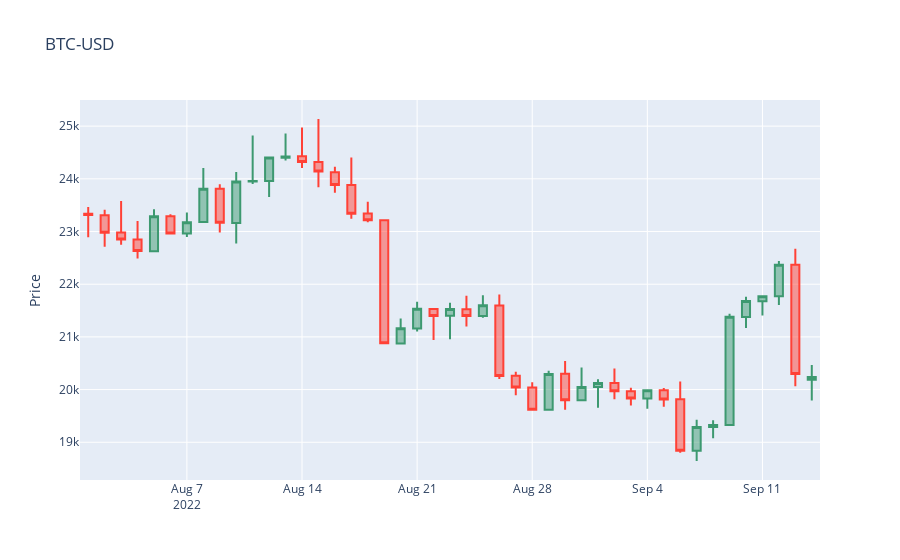

Source (notebook cell):
### Code cell
plot('BTC-USD','BTC', conn, '2022-08-01', '2022-09-14')
